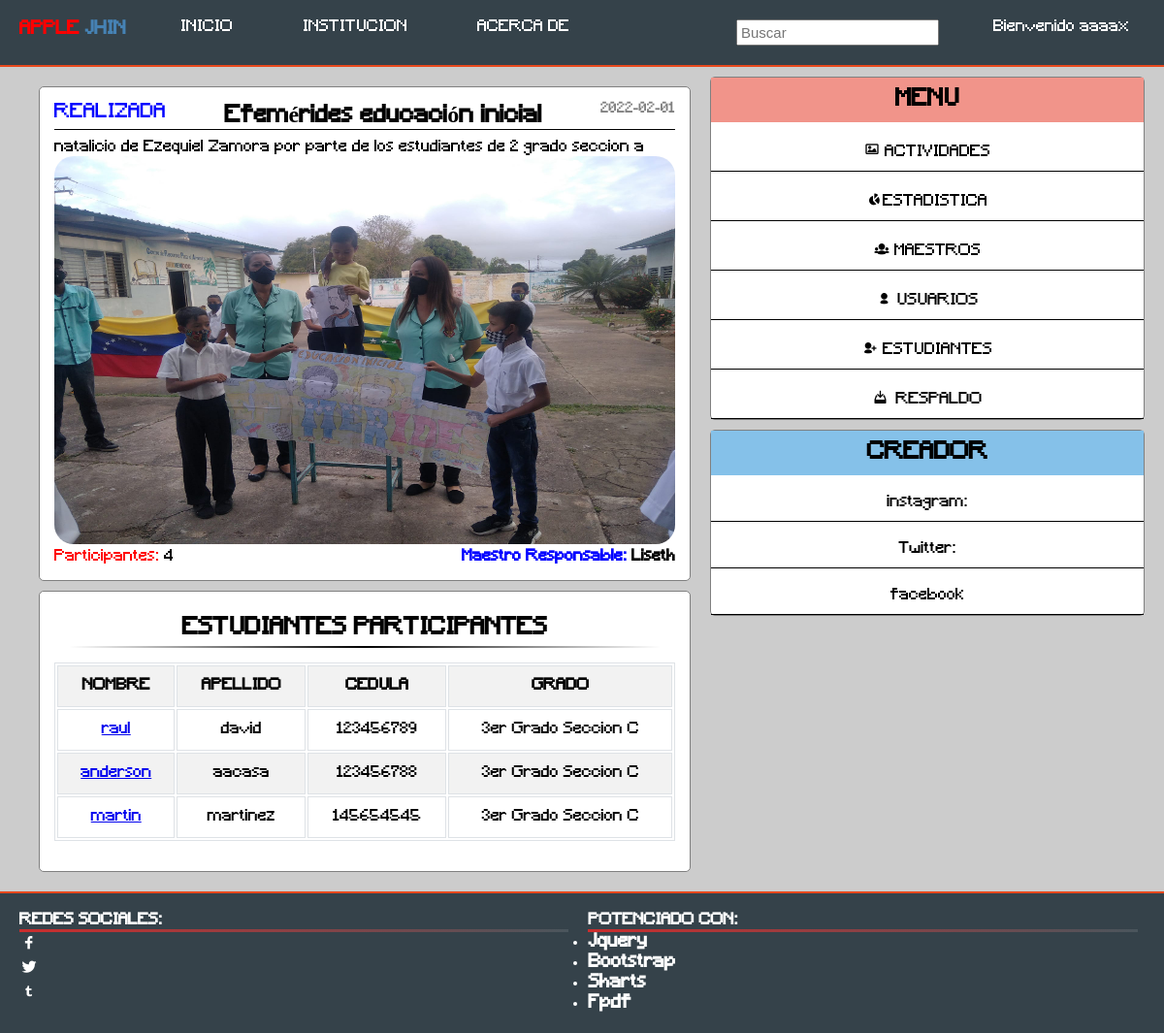
Screenshot of /perfil/actividad_dat.php?id=88 (signed in) with the database file from the repository.
### tables this page shows
CREATE TABLE `actividad` (
  `id_actividad` int(11) NOT NULL AUTO_INCREMENT,
  `nombre` varchar(62) NOT NULL,
  `tipo` varchar(59) NOT NULL,
  `descripcion` text NOT NULL,
  `fecha` varchar(56) NOT NULL,
  `imagen` varchar(300) NOT NULL,
  `idenm` int(250) NOT NULL,
  `maestro_r` varchar(250) NOT NULL,
  `num_integ` int(50) NOT NULL,
  PRIMARY KEY (`id_actividad`)
);

CREATE TABLE `estudiante` (
  `id_estudiante` int(11) NOT NULL AUTO_INCREMENT,
  `nombres` varchar(100) NOT NULL,
  `apellidos` varchar(100) NOT NULL,
  `cedula` varchar(100) NOT NULL,
  `grado` varchar(100) NOT NULL,
  `nacimiento` int(100) NOT NULL,
  `est_estud` int(100) NOT NULL DEFAULT '1',
  PRIMARY KEY (`id_estudiante`),
  UNIQUE KEY `cedula` (`cedula`)
);

### php/actividades/conexion.php (called while the page is built, shortened)
<?php
	class conexion
	{
		private $host;
		private $user;
		private $password;
		private $database;
		function __construct(){
			$this->host 	= "localhost";
			$this->user 	= "root";
			$this->password = "";
			$this->database = "sanjose";
		}
		public function conectar(){
			$conexion = mysqli_connect($this->host, $this->user, $this->password, $this->database);
			return $conexion;
		}
	}
 ?>

### php/actividades/actividad.php (called while the page is built, shortened)
<?php
	require "conexion.php";
	class actividad
	{
		public $link;
		function __construct()
		{
			$this->conn  = new conexion();
			$this->link  = $this->conn->conectar();
		}
		public function getActById($idl)
		{
			$query  = "SELECT * FROM actividad WHERE id_actividad = " .$idl;
			$result = mysqli_query($this->link, $query);
			$data   = array();
			while ($data[] = mysqli_fetch_assoc($result));
			array_pop($data);
			return $data;
		}
		}
?>

### php/estudiantes/conexion.php (called while the page is built, shortened)
<?php
	class conexio
	{
		private $host;
		private $user;
		private $password;
		private $database;
		function __construct(){
			$this->host 	= "localhost";
			$this->user 	= "root";
			$this->password = "";
			$this->database = "sanjose";
		}
		public function conectar(){
			$conexion = mysqli_connect($this->host, $this->user, $this->password, $this->database);
			return $conexion;
		}
	}
 ?>

### php/estudiantes/estudiante.php (called while the page is built, shortened)
<?php
	include "conexion.php";
	class estudiante
	{
		private $link;
		function __construct()
		{
			$this->conn  = new conexio();
			$this->link  = $this->conn->conectar();
		}
		public function getActEst($id)
		{
			$query  = " SELECT E.nombres, E.apellidos,E.cedula, E.grado
				FROM participante D
				 JOIN estudiante E
				ON E.id_estudiante = D.id_estudiante WHERE D.id_actividad = " .$id;
			$result = mysqli_query($this->link, $query);
			$data   = array();
  			while ($data[] = mysqli_fetch_assoc($result));
  			array_pop($data);
			return $data;
		}
	}
?>

### perfil/actividad_dat.php (the view, shortened to what this page needs)
<?php
		include "../php/actividades/actividad.php";
		include "../php/estudiantes/estudiante.php";
		$act1 = new actividad();
		$estudi = new estudiante();
		$estud = $estudi->getActEst($_GET['id']);
		$act = $act1->getActById($_GET['id']);
	?>
	<!DOCTYPE html>
	<html>
	<head>
		<link rel="stylesheet" type="text/css" href="../css/estilos.css">
		<link rel="stylesheet" type="text/css" href="../css/bootstrap.css">
	</head>
	<body style="background-color: rgba(0,0,0,0.2);">
	<?php include "../php/acceso2.php"; ?>
		<main class="container" style="display: flex; background-color: rgba(0,0,0,0);">
			<div class="wall">
				<div class="wall-p" style="cursor: pointer;">
					<span class="date-p"><?=$act[0]['fecha'];?></span>
					<span class="tag-p2" ><?=$act[0]['tipo'];?></span>
					<div class="wall-t">
						<h2><?=$act[0]['nombre'];?></h2>
					</div>
					<div style="max-width: 100%; text-align: justify;">
						<?=$act[0]['descripcion'];?>
					</div>
					<?php if ($act[0]['imagen'] == "imagen/"){ ?>
					<?php } else{ ?>
					<img src="../php/actividades/<?=$act[0]['imagen'];?>">
				<?php } ?><br>
					<b style="float: right;"> <span style="color: blue;">Maestro Responsable:</span> <?=$act[0]['maestro_r'];?></b>
					<span style="color: red;">Participantes: </span><?=$act[0]['num_integ'];?>
				</div><span class = "r" style="display: none;">3</span>
				<div class="wall-p">
					<div class="title-m">
					<h2>ESTUDIANTES PARTICIPANTES</h2>
				<hr class="stylerf">
			</div>
								<table class="table table-striped table-bordered table-hover">
							<tr class="bg-pboots">
								<th>NOMBRE</th>
								<th>APELLIDO</th>
								<th>CEDULA</th>
								<th>GRADO</th>
							</tr>
								<?php  $i = 0;
					if (count($estud)>0) {
						foreach ($estud as $column => $value) {
					$i++;
				?>
						<tr class="elsegundo" style="text-align: center;">
							<td><a href="?id=<?=$value['id_estudiante'];?>"><?php echo $value['nombres'];?></a></td>
							<td><?php echo $value['apellidos'];?></td>
							<td><?php echo $value['cedula'];?></td>
							<td><?php echo $value['grado'];?></td>
						</tr>
					<?php }
						} if($i == 0){?>
				<tr>
							<td>No hay datos</td>
								<?php }  ?>
					</table>
						</div>
			</div>
			<div style="width: 40%;" class="raro">
			<div class="wall-s">
				<div class="title-m">
					<h2>MENU</h2>
				</div>
					<ul>
						<li><a href=""><span class ="icon-image"></span> ACTIVIDADES</a></li>
						<li><a href="estadistica.php?pag=1"> <span class = "icon-chart-pie"></span>ESTADISTICA</a></li>
						<?php if($_SESSION['cuenta'] == 'administrador'){?>
						<li><a href="maestros.php"><span class="icon-group"></span> MAESTROS</a></li>
						<li><a href="usuarios.php"><span class= "icon-user"></span> USUARIOS</a></li>
						<li><a href="estudiantes.php"><span class ="icon-user-add"></span> ESTUDIANTES</a></li>
						<li><a href="../php/respaldo/respaffl.php"><span class ="icon-download"> </span> RESPALDO</a></li>
						<?php } ?>
					</ul>
				</div>
			<div class="wall-sc">
				<div class="title-m">
					<h2>CREADOR</h2>
				</div>
					<ul>
						<li><a href=""> instagram:</a></li>
						<li><a href="estadistica.php"> Twitter:</a></li>
						<li><a href="maestros.php"> facebook</a></li>
					</ul>
				</div>
			</div>
		</main>
		<footer>
				<div class="separador">
					<div class="principal">
						<h4>REDES SOCIALES:</h4>
						<ul style="font-size: 20px;">
							<li><span class="icon-social-facebook"></span></li>
							<li><span class="icon-social-twitter"></span></li>
							<li><span class="icon-social-tumbler"></span></li>
						</ul>
					</div>
					<div class="aside">
						<h4>POTENCIADO CON:</h4>
						<ul>
							<li><h3>Jquery</h3></li>
							<li><h3>Bootstrap</h3></li>
							<li><h3>Sharts</h3></li>
							<li><h3>Fpdf</h3></li>
						</ul>
					</div>
				</div>
			</footer>
</body>
</html>

### css/estilos.css (style rules this page uses)
* { padding: 0; margin: 0; -moz-box-sizing:border-box; -o-box-sizing:border-box; box-sizing:border-box; -webkit-box-sizing:border-box; }
body { font-family: estilo; display: flex; flex-wrap: wrap; min-height: 100vh;background: rgba(0,0,0,0.2); }
header .titulo h2, ul { width: 90%; }
main { background-color: rgba(0,0,0,0); }
.title-m { padding: 10px; text-align: center; }
.wall-s .title-m, .wall-sx .title-m { background-color: #F1948A; }
.wall-sc .title-m { background-color: #85C1E9; }
.wall { width: 60%; margin: 10px; }
.wall-p { width: 100%; border: 1px gray solid; margin-top: 10px; padding: 15px; }
.wall-p img { width: 100%; max-height: 400px; }
.wall-s, .wall-sc, .wall-sx { width: 100%; margin: 10px; border: 1px gray solid; }
.wall-s ul, .wall-sx ul, .wall-sc ul { width: 100%; }
.wall-s ul li, .wall-sx ul li, .wall-sc ul li { list-style: none; display: block; border-bottom: 1px solid black; text-align: center; }
.wall-s ul li a, .wall-sx ul li a, .wall-sc ul li a { text-decoration: none; color: black;padding-bottom: 10px; padding-top:20px; display: block; transition: 300ms all ease; }
.wall-t { margin-bottom: 10px; border-bottom: solid 1px ; text-align: center; }
.post, .wall-p, .wall-s, .wall-sx, .wall-sc { background-color: white; border-radius: 5px; transition: 300ms all ease; }
hr.stylerf { border: 0; height: 2px; background: -moz-linear-gradient(to right, rgba(0, 0, 0, 0), black, rgba(0, 0, 0, 0)); background: -webkit-linear-gradient(to right, rgba(0, 0, 0, 0), black, rgba(0, 0, 0, 0)); background: -o-linear-gradient(to right, rgba(0, 0, 0, 0), black, rgba(0, 0, 0, 0)); background: linear-gradient(to right, rgba(0, 0, 0, 0), black, rgba(0, 0, 0, 0)); margin: 5px; }
main { background: white; }
footer { width: 100%; align-self: flex-end; background-color: #35424a; border-top:2px solid #e8491d; color: white; padding: 10px; margin-top: 10px; }
footer .separador { display: flex; flex-wrap: wrap; }
footer .separador .principal h4, .aside h4 { border-bottom: 3px solid; border-image: linear-gradient(to right, #CB2D2D, rgba(255,255,255,0.1)); border-image-slice: 1; }
footer .separador .principal, .aside { width: 48%; margin:10px; }
footer .separador .principal ul { list-style: none; }

### css/flexslider.css (style rules this page uses)
* { margin: 0; padding: 0; -webkit-box-sizing: border-box; -moz-box-sizing: border-box; box-sizing: border-box; }

### perfil/actividad_dat.php (style rules this page uses)
.date-p { float: right; font-size: 15px; color: grey; }
.tag-p2, .tag-p1, .tag-p3 { font-size: 20px; float: left; }
.tag-p2 { color: blue; }
.wall-p img { border-radius: 20px; }

### rows the page displays
actividad: fecha "2022-02-01", tipo "REALIZADA", nombre "Efemérides educación inicial", descripcion "natalicio de Ezequiel Zamora por parte de los estudiantes de 2 grado seccion a", imagen (picture), maestro_r "Liseth", num_integ "4"
estudiante: nombres "raul", apellidos "david", cedula "123456789", grado "3er Grado Seccion C"
estudiante: nombres "anderson", apellidos "aacasa", cedula "123456788", grado "3er Grado Seccion C"
estudiante: nombres "martin", apellidos "martinez", cedula "145654545", grado "3er Grado Seccion C"

### other values shown
$_SESSION['usuario'] "aaaax"
